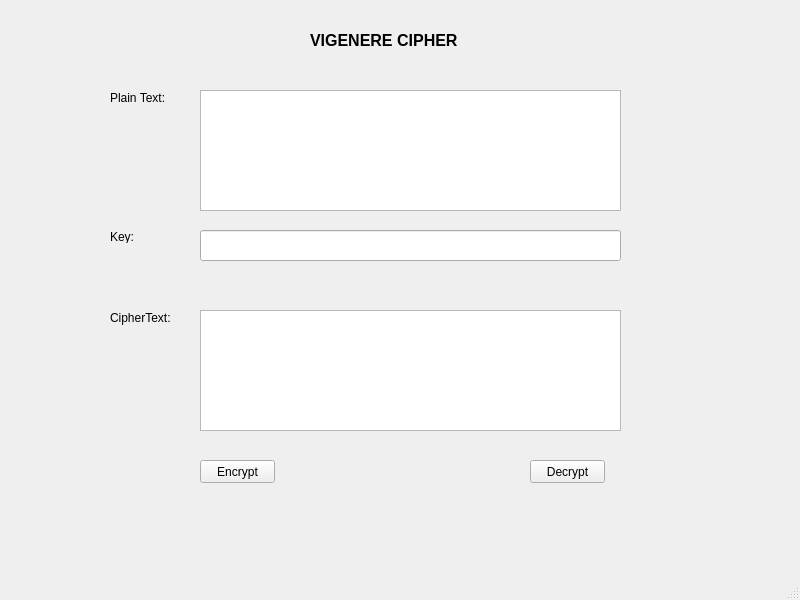
<?xml version="1.0" encoding="UTF-8"?>
<ui version="4.0">
 <class>MainWindow</class>
 <widget class="QMainWindow" name="MainWindow">
  <property name="geometry">
   <rect>
    <x>0</x>
    <y>0</y>
    <width>800</width>
    <height>600</height>
   </rect>
  </property>
  <property name="windowTitle">
   <string>MainWindow</string>
  </property>
  <widget class="QWidget" name="centralwidget">
   <widget class="QLabel" name="label_2">
    <property name="geometry">
     <rect>
      <x>110</x>
      <y>90</y>
      <width>61</width>
      <height>16</height>
     </rect>
    </property>
    <property name="text">
     <string>Plain Text:</string>
    </property>
   </widget>
   <widget class="QLabel" name="label">
    <property name="geometry">
     <rect>
      <x>310</x>
      <y>30</y>
      <width>171</width>
      <height>21</height>
     </rect>
    </property>
    <property name="font">
     <font>
      <pointsize>12</pointsize>
      <weight>75</weight>
      <bold>true</bold>
     </font>
    </property>
    <property name="text">
     <string>VIGENERE CIPHER</string>
    </property>
   </widget>
   <widget class="QPlainTextEdit" name="txt_plain_text">
    <property name="geometry">
     <rect>
      <x>200</x>
      <y>90</y>
      <width>421</width>
      <height>121</height>
     </rect>
    </property>
   </widget>
   <widget class="QLabel" name="label_3">
    <property name="geometry">
     <rect>
      <x>110</x>
      <y>230</y>
      <width>47</width>
      <height>13</height>
     </rect>
    </property>
    <property name="text">
     <string>Key:</string>
    </property>
   </widget>
   <widget class="QPlainTextEdit" name="txt_cipher_text">
    <property name="geometry">
     <rect>
      <x>200</x>
      <y>310</y>
      <width>421</width>
      <height>121</height>
     </rect>
    </property>
   </widget>
   <widget class="QPushButton" name="btn_decrypt">
    <property name="geometry">
     <rect>
      <x>530</x>
      <y>460</y>
      <width>75</width>
      <height>23</height>
     </rect>
    </property>
    <property name="text">
     <string>Decrypt</string>
    </property>
   </widget>
   <widget class="QLineEdit" name="txt_key">
    <property name="geometry">
     <rect>
      <x>200</x>
      <y>230</y>
      <width>421</width>
      <height>31</height>
     </rect>
    </property>
   </widget>
   <widget class="QPushButton" name="btn_encrypt">
    <property name="geometry">
     <rect>
      <x>200</x>
      <y>460</y>
      <width>75</width>
      <height>23</height>
     </rect>
    </property>
    <property name="text">
     <string>Encrypt</string>
    </property>
   </widget>
   <widget class="QLabel" name="label_4">
    <property name="geometry">
     <rect>
      <x>110</x>
      <y>310</y>
      <width>61</width>
      <height>16</height>
     </rect>
    </property>
    <property name="text">
     <string>CipherText: </string>
    </property>
   </widget>
  </widget>
  <widget class="QMenuBar" name="menubar">
   <property name="geometry">
    <rect>
     <x>0</x>
     <y>0</y>
     <width>800</width>
     <height>21</height>
    </rect>
   </property>
  </widget>
  <widget class="QStatusBar" name="statusbar"/>
 </widget>
 <resources/>
 <connections/>
</ui>
